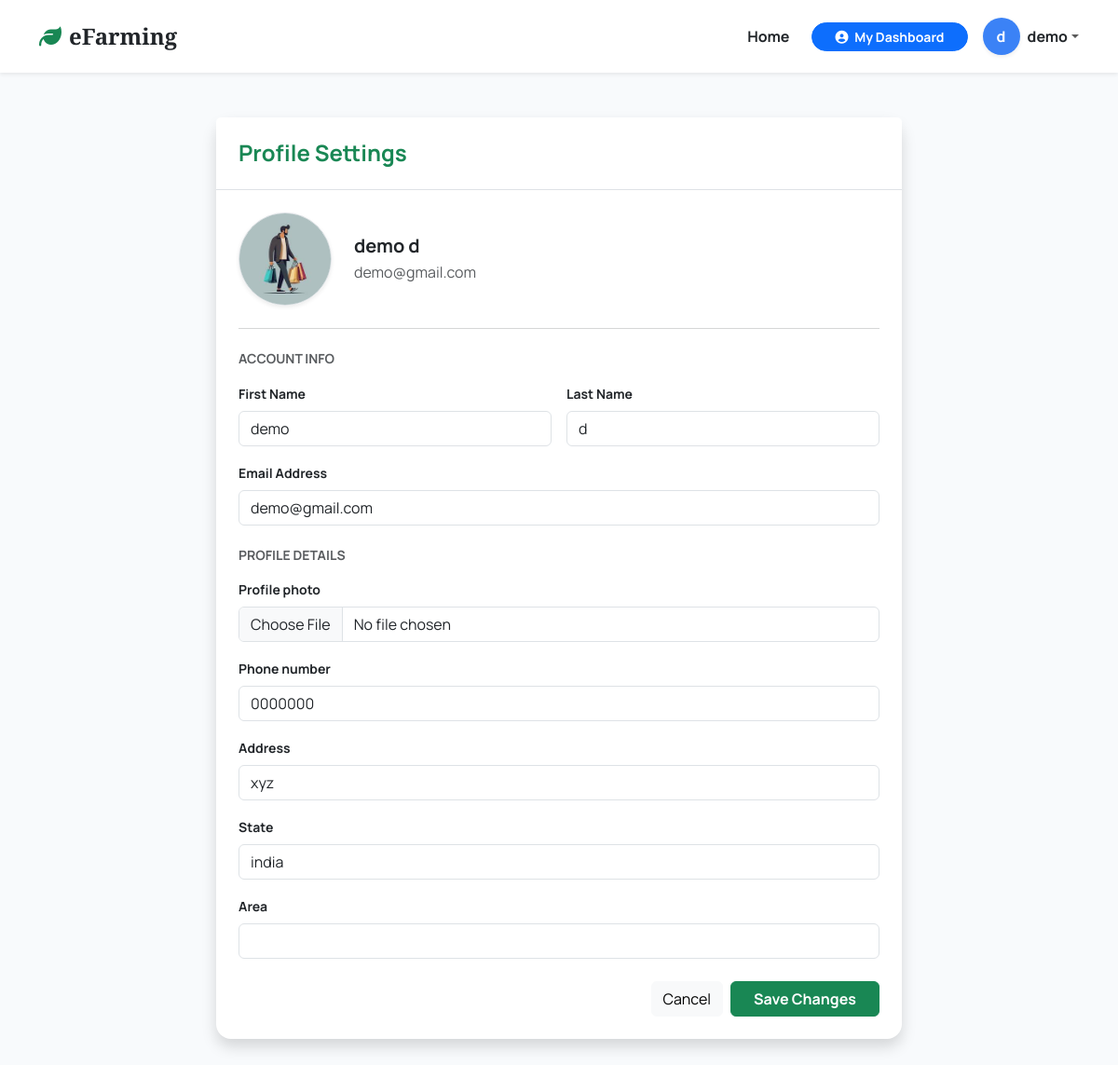
Screenshot of /profile/settings/ (signed in) with the database file from the repository.
### main_app/models.py (models this page shows, shortened)
class CustomerProfile(models.Model):
    user = models.OneToOneField(User, on_delete=models.CASCADE, related_name='customerprofile')
    phone_number = models.CharField(max_length=15)
    profile_photo = models.ImageField(upload_to='customer_profiles/', blank=True, null=True)
    address = models.TextField(blank=True, null=True)
    state = models.CharField(max_length=100, blank=True, null=True)
    area = models.CharField(max_length=100, blank=True, null=True)
    city = models.CharField(max_length=100, blank=True, null=True)
    pincode = models.CharField(max_length=20, blank=True, null=True)
    wallet_balance = models.DecimalField(max_digits=10, decimal_places=2, default=Decimal('0.00'))

### main_app/views.py (the view)
# urls.py: path('profile/settings/', views.profile_settings, name='profile_settings'),
@login_required
def profile_settings(request):
    user = request.user
    if hasattr(user, 'farmerprofile'):
        profile = user.farmerprofile
        PForm = FarmerProfileUpdateForm
    else:
        profile = user.customerprofile
        PForm = CustomerProfileUpdateForm
    if request.method == 'POST':
        u_form = UserUpdateForm(request.POST, instance=user)
        p_form = PForm(request.POST, request.FILES, instance=profile)
        if u_form.is_valid() and p_form.is_valid():
            u_form.save()
            p_form.save()
            messages.success(request, "Profile Updated")
            return redirect('profile_settings')
    else:
        u_form = UserUpdateForm(instance=user)
        p_form = PForm(instance=profile)
    return render(request, 'main_app/profile_settings.html', {'u_form': u_form, 'p_form': p_form})

### main_app/forms.py
class UserUpdateForm(forms.ModelForm):
    class Meta:
        model = User
        fields = ['first_name', 'last_name', 'email']
        widgets = {
            'first_name': forms.TextInput(attrs={'class': 'form-control'}),
            'last_name': forms.TextInput(attrs={'class': 'form-control'}),
            'email': forms.EmailInput(attrs={'class': 'form-control'}),
        }

class CustomerProfileUpdateForm(forms.ModelForm):
    class Meta:
        model = CustomerProfile
        fields = ['profile_photo', 'phone_number', 'address', 'state', 'area']
        widgets = {
            'phone_number': forms.TextInput(attrs={'class': 'form-control'}),
            'address': forms.Textarea(attrs={'class': 'form-control', 'rows': 2}),
            'state': forms.TextInput(attrs={'class': 'form-control'}),
            'area': forms.TextInput(attrs={'class': 'form-control'}),
            'profile_photo': forms.FileInput(attrs={'class': 'form-control'}),
        }

### main_app/templates/main_app/profile_settings.html (shortened to what this page needs)
{% extends 'main_app/base.html' %}
{% load static %}
{% block content %}
<div class="container mt-5 mb-5">
    <div class="row justify-content-center">
        <div class="col-md-8">
            <div class="card shadow border-0 rounded-4">
                <div class="card-header bg-white border-bottom p-4">
                    <h4 class="mb-0 fw-bold text-success">Profile Settings</h4>
                </div>
                <div class="card-body p-4">
                    <div class="d-flex align-items-center mb-4">
                        <div class="position-relative me-4">
                            <div class="rounded-circle overflow-hidden border shadow-sm" style="width: 100px; height: 100px;">
                                {% if user.farmerprofile.profile_photo %}
                                    <img src="{{ user.farmerprofile.profile_photo.url }}" class="w-100 h-100" style="object-fit: cover;">
                                {% elif user.customerprofile.profile_photo %}
                                    <img src="{{ user.customerprofile.profile_photo.url }}" class="w-100 h-100" style="object-fit: cover;">
                                {% else %}
                                    <div class="w-100 h-100 bg-light d-flex align-items-center justify-content-center display-4 fw-bold text-success">
                                        {{ user.first_name|slice:":1" }}
                                    </div>
                                {% endif %}
                            </div>
                        </div>
                        <div>
                            <h5 class="fw-bold mb-1">{{ user.first_name }} {{ user.last_name }}</h5>
                            <p class="text-muted mb-0">{{ user.email }}</p>
                        </div>
                    </div>
                    <hr class="text-muted opacity-25 mb-4">
                    <form method="POST" enctype="multipart/form-data">
                        <h6 class="fw-bold text-muted text-uppercase mb-3 small">Account Info</h6>
                        <div class="row g-3 mb-4">
                            <div class="col-md-6">
                                <label class="form-label small fw-bold">First Name</label>
                                <input type="text" name="first_name" value="{{ u_form.first_name.value }}" class="form-control">
                            </div>
                            <div class="col-md-6">
                                <label class="form-label small fw-bold">Last Name</label>
                                <input type="text" name="last_name" value="{{ u_form.last_name.value }}" class="form-control">
                            </div>
                            <div class="col-12">
                                <label class="form-label small fw-bold">Email Address</label>
                                <input type="email" name="email" value="{{ u_form.email.value }}" class="form-control">
                            </div>
                        </div>
                        <h6 class="fw-bold text-muted text-uppercase mb-3 small">Profile Details</h6>
                        <div class="row g-3">
                            {% for field in p_form %}
                            <div class="col-md-12">
                                <label class="form-label small fw-bold">{{ field.label }}</label>
                                <div class="input-group">
                                    {% if field.name == 'profile_photo' %}
                                        <input type="file" name="{{ field.name }}" class="form-control" accept="image/*">
                                    {% else %}
                                        <input type="{{ field.field.widget.input_type }}" name="{{ field.name }}" value="{{ field.value|default:'' }}" class="form-control">
                                    {% endif %}
                                </div>
                            </div>
                            {% endfor %}
                        </div>
                        <div class="mt-4 d-flex justify-content-end gap-2">
                            <a href="{% url 'home' %}" class="btn btn-light">Cancel</a>
                            <button type="submit" class="btn btn-success px-4 fw-bold">Save Changes</button>
                        </div>
                    </form>
                </div>
            </div>
        </div>
    </div>
</div>
{% endblock %}

### main_app/templates/main_app/base.html (shortened to what this page needs)
{% load static %}
<!DOCTYPE html>
<html lang="en">
<head>
    <link href="https://cdn.jsdelivr.net/npm/bootstrap@5.3.0/dist/css/bootstrap.min.css" rel="stylesheet">
    <link rel="stylesheet" href="https://cdnjs.cloudflare.com/ajax/libs/font-awesome/6.4.0/css/all.min.css">
</head>
<body>
    {% block navbar %}
    {% if request.resolver_match.url_name == 'farmer_shop' %}
        <nav class="navbar fixed-top bg-white shadow-sm" style="height: 70px; z-index: 1050;">
            <div class="container-fluid px-4">
                <a href="{% url 'home' %}" style="text-decoration: none; color: #1A3C34; font-weight: 700; font-size: 1rem; display: flex; align-items: center;">
                    <div style="width: 40px; height: 40px; background: #f1f3f5; border-radius: 50%; display: flex; align-items: center; justify-content: center; margin-right: 12px; transition: 0.3s;">
                        <i class="fas fa-arrow-left text-dark"></i>
                    </div>
                    Go Back Home
                </a>
            </div>
        </nav>
    {% else %}
        <nav class="navbar navbar-expand-lg sticky-top bg-white shadow-sm py-3">
            <div class="container">
                <a class="navbar-brand text-dark" href="{% url 'home' %}">
                    <i class="fas fa-leaf text-success me-2"></i>eFarming
                </a>
                <div class="collapse navbar-collapse" id="navbarNav">
                    <ul class="navbar-nav ms-auto align-items-center">
                        <li class="nav-item"><a class="nav-link text-dark fw-bold me-3" href="{% url 'home' %}">Home</a></li>
                        {% if user.is_authenticated %}
                            {% if user.customerprofile %}
                            <li class="nav-item">
                                <a class="btn btn-primary btn-sm rounded-pill px-4 fw-bold text-white me-3" href="{% url 'customer_dashboard' %}">
                                    <i class="fas fa-user-circle me-1"></i> My Dashboard
                                </a>
                            </li>
                            {% endif %}
                            <li class="nav-item dropdown">
                                <a class="nav-link dropdown-toggle p-0 d-flex align-items-center" href="#" data-bs-toggle="dropdown">
                                    <div class="rounded-circle d-flex align-items-center justify-content-center text-white fw-bold me-2 shadow-sm"
                                         style="width: 40px; height: 40px; background-color: {% if user.farmerprofile %}#10B981{% elif user.is_superuser %}#111827{% else %}#3B82F6{% endif %}; object-fit: cover; overflow: hidden;">
                                        {% if user.farmerprofile.profile_photo %}
                                            <img src="{{ user.farmerprofile.profile_photo.url }}" class="w-100 h-100">
                                        {% elif user.customerprofile.profile_photo %}
                                            {{ user.first_name|slice:":1" }}
                                        {% else %}
                                            {{ user.first_name|slice:":1"|default:user.username|slice:":1" }}
                                        {% endif %}
                                    </div>
                                    <span class="fw-bold text-dark">{{ user.first_name|default:user.username }}</span>
                                </a>
                            </li>
                        {% else %}
                            <li class="nav-item"><a class="nav-link fw-bold me-2" href="{% url 'login' %}">Login</a></li>
                            <li class="nav-item"><a class="btn btn-success rounded-pill px-4 fw-bold" href="{% url 'register_customer' %}">Get Started</a></li>
                        {% endif %}
                    </ul>
                </div>
            </div>
        </nav>
    {% endif %}
    {% endblock navbar %}
    <div class="content-wrapper">
        <main>
            {% block content %}
            {% endblock %}
        </main>
    </div>
</body>
</html>

### main_app/templates/main_app/base.html (style rules this page uses)
body { font-family: 'Manrope', sans-serif; background-color: #f8fafc; }
.navbar-brand { font-family: 'Playfair Display', serif; font-weight: 700; font-size: 1.5rem; }

### rows the page displays
CustomerProfile: phone_number "0000000" "xyz" "india"

### other values shown
{{ user.first_name|slice:":1" }} "d"
{{ user.first_name|default:user.username }} "demo"
{{ user.first_name }} "demo"
{{ user.last_name }} "d"
{{ user.email }} "demo@gmail.com"
{{ field.label }} "Profile photo" "Phone number" "Address" "State" "Area"
